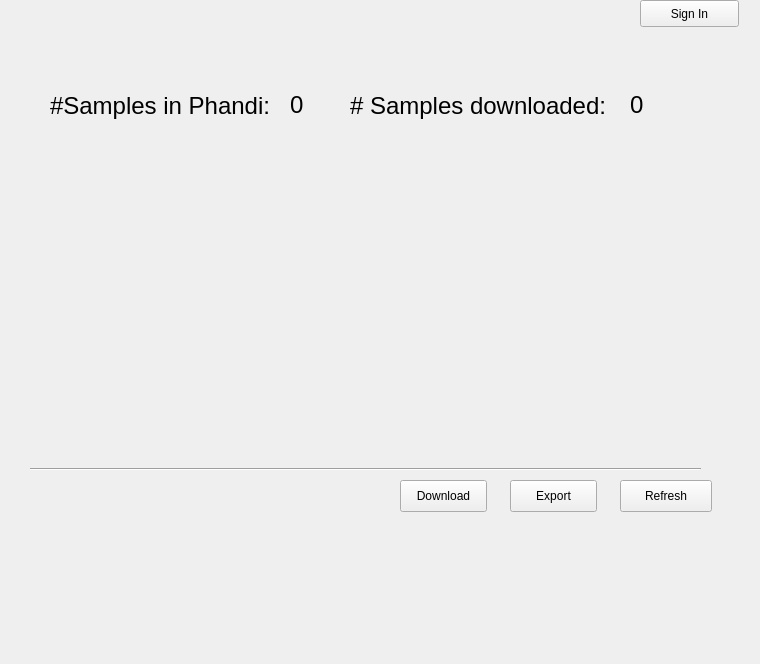
<?xml version="1.0" encoding="UTF-8"?>
<ui version="4.0">
 <class>DashBoard</class>
 <widget class="QWidget" name="DashBoard">
  <property name="geometry">
   <rect>
    <x>0</x>
    <y>0</y>
    <width>760</width>
    <height>664</height>
   </rect>
  </property>
  <property name="windowTitle">
   <string>Form</string>
  </property>
  <property name="layoutDirection">
   <enum>Qt::LeftToRight</enum>
  </property>
  <widget class="QPushButton" name="export_2">
   <property name="geometry">
    <rect>
     <x>510</x>
     <y>480</y>
     <width>87</width>
     <height>32</height>
    </rect>
   </property>
   <property name="text">
    <string>Export</string>
   </property>
  </widget>
  <widget class="Line" name="line_6">
   <property name="geometry">
    <rect>
     <x>30</x>
     <y>461</y>
     <width>671</width>
     <height>16</height>
    </rect>
   </property>
   <property name="orientation">
    <enum>Qt::Horizontal</enum>
   </property>
  </widget>
  <widget class="QPushButton" name="refresh">
   <property name="geometry">
    <rect>
     <x>620</x>
     <y>480</y>
     <width>92</width>
     <height>32</height>
    </rect>
   </property>
   <property name="toolTip">
    <string>Once you are done filling in the paths, please click the proceed button to update the paths</string>
   </property>
   <property name="text">
    <string>Refresh</string>
   </property>
  </widget>
  <widget class="QLabel" name="phandisamples">
   <property name="geometry">
    <rect>
     <x>50</x>
     <y>90</y>
     <width>241</width>
     <height>31</height>
    </rect>
   </property>
   <property name="font">
    <font>
     <pointsize>18</pointsize>
    </font>
   </property>
   <property name="text">
    <string>#Samples in Phandi:</string>
   </property>
  </widget>
  <widget class="QPushButton" name="pushButton">
   <property name="geometry">
    <rect>
     <x>640</x>
     <y>0</y>
     <width>99</width>
     <height>27</height>
    </rect>
   </property>
   <property name="text">
    <string>Sign In</string>
   </property>
  </widget>
  <widget class="QLabel" name="username">
   <property name="geometry">
    <rect>
     <x>540</x>
     <y>10</y>
     <width>67</width>
     <height>17</height>
    </rect>
   </property>
   <property name="text">
    <string/>
   </property>
  </widget>
  <widget class="QPushButton" name="download">
   <property name="geometry">
    <rect>
     <x>400</x>
     <y>480</y>
     <width>87</width>
     <height>32</height>
    </rect>
   </property>
   <property name="text">
    <string>Download</string>
   </property>
  </widget>
  <widget class="QLabel" name="downloadedsamples">
   <property name="geometry">
    <rect>
     <x>350</x>
     <y>90</y>
     <width>261</width>
     <height>31</height>
    </rect>
   </property>
   <property name="font">
    <font>
     <pointsize>18</pointsize>
    </font>
   </property>
   <property name="text">
    <string># Samples downloaded:</string>
   </property>
  </widget>
  <widget class="QLabel" name="label">
   <property name="geometry">
    <rect>
     <x>290</x>
     <y>90</y>
     <width>31</width>
     <height>31</height>
    </rect>
   </property>
   <property name="text">
    <string>&lt;html&gt;&lt;head/&gt;&lt;body&gt;&lt;p&gt;&lt;span style=&quot; font-size:18pt;&quot;&gt;0&lt;/span&gt;&lt;/p&gt;&lt;/body&gt;&lt;/html&gt;</string>
   </property>
  </widget>
  <widget class="QLabel" name="label_2">
   <property name="geometry">
    <rect>
     <x>630</x>
     <y>90</y>
     <width>31</width>
     <height>31</height>
    </rect>
   </property>
   <property name="text">
    <string>&lt;html&gt;&lt;head/&gt;&lt;body&gt;&lt;p&gt;&lt;span style=&quot; font-size:18pt;&quot;&gt;0&lt;/span&gt;&lt;/p&gt;&lt;/body&gt;&lt;/html&gt;</string>
   </property>
  </widget>
 </widget>
 <tabstops>
  <tabstop>export_2</tabstop>
  <tabstop>refresh</tabstop>
 </tabstops>
 <resources/>
 <connections/>
</ui>
